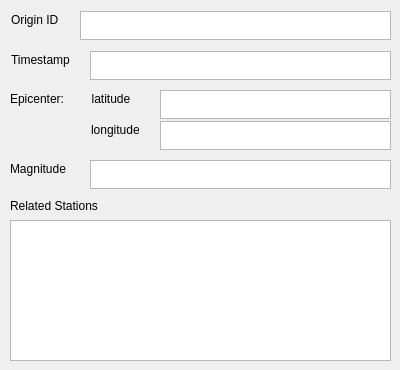
<?xml version="1.0" encoding="UTF-8"?>
<ui version="4.0">
 <class>OriginDataWidget</class>
 <widget class="QWidget" name="OriginDataWidget">
  <property name="geometry">
   <rect>
    <x>0</x>
    <y>0</y>
    <width>400</width>
    <height>370</height>
   </rect>
  </property>
  <property name="windowTitle">
   <string>origindatawidget</string>
  </property>
  <widget class="QLabel" name="timestamp">
   <property name="geometry">
    <rect>
     <x>11</x>
     <y>51</y>
     <width>76</width>
     <height>17</height>
    </rect>
   </property>
   <property name="text">
    <string>Timestamp</string>
   </property>
  </widget>
  <widget class="QTextEdit" name="textEdit_timestamp">
   <property name="geometry">
    <rect>
     <x>90</x>
     <y>51</y>
     <width>301</width>
     <height>29</height>
    </rect>
   </property>
   <property name="readOnly">
    <bool>true</bool>
   </property>
  </widget>
  <widget class="QLabel" name="latitude">
   <property name="geometry">
    <rect>
     <x>85</x>
     <y>90</y>
     <width>61</width>
     <height>17</height>
    </rect>
   </property>
   <property name="text">
    <string>  latitude</string>
   </property>
  </widget>
  <widget class="QLabel" name="epicenter">
   <property name="geometry">
    <rect>
     <x>10</x>
     <y>90</y>
     <width>69</width>
     <height>17</height>
    </rect>
   </property>
   <property name="text">
    <string>Epicenter:</string>
   </property>
  </widget>
  <widget class="QTextEdit" name="textEdit_latitude">
   <property name="geometry">
    <rect>
     <x>160</x>
     <y>90</y>
     <width>231</width>
     <height>29</height>
    </rect>
   </property>
   <property name="lineWidth">
    <number>1</number>
   </property>
   <property name="readOnly">
    <bool>true</bool>
   </property>
   <property name="html">
    <string>&lt;!DOCTYPE HTML PUBLIC &quot;-//W3C//DTD HTML 4.0//EN&quot; &quot;http://www.w3.org/TR/REC-html40/strict.dtd&quot;&gt;
&lt;html&gt;&lt;head&gt;&lt;meta name=&quot;qrichtext&quot; content=&quot;1&quot; /&gt;&lt;style type=&quot;text/css&quot;&gt;
p, li { white-space: pre-wrap; }
&lt;/style&gt;&lt;/head&gt;&lt;body style=&quot; font-family:'Ubuntu'; font-size:11pt; font-weight:400; font-style:normal;&quot;&gt;
&lt;p style=&quot;-qt-paragraph-type:empty; margin-top:0px; margin-bottom:0px; margin-left:0px; margin-right:0px; -qt-block-indent:0; text-indent:0px;&quot;&gt;&lt;br /&gt;&lt;/p&gt;&lt;/body&gt;&lt;/html&gt;</string>
   </property>
  </widget>
  <widget class="QLabel" name="stations">
   <property name="geometry">
    <rect>
     <x>10</x>
     <y>197</y>
     <width>113</width>
     <height>17</height>
    </rect>
   </property>
   <property name="text">
    <string>Related Stations</string>
   </property>
  </widget>
  <widget class="QTextEdit" name="textEdit_stations">
   <property name="geometry">
    <rect>
     <x>10</x>
     <y>220</y>
     <width>381</width>
     <height>141</height>
    </rect>
   </property>
   <property name="readOnly">
    <bool>true</bool>
   </property>
  </widget>
  <widget class="QTextEdit" name="textEdit_longitude">
   <property name="geometry">
    <rect>
     <x>160</x>
     <y>121</y>
     <width>231</width>
     <height>29</height>
    </rect>
   </property>
   <property name="readOnly">
    <bool>true</bool>
   </property>
  </widget>
  <widget class="QLabel" name="longitude">
   <property name="geometry">
    <rect>
     <x>91</x>
     <y>121</y>
     <width>66</width>
     <height>17</height>
    </rect>
   </property>
   <property name="text">
    <string>longitude</string>
   </property>
  </widget>
  <widget class="QLabel" name="originid">
   <property name="geometry">
    <rect>
     <x>11</x>
     <y>11</y>
     <width>61</width>
     <height>17</height>
    </rect>
   </property>
   <property name="text">
    <string>Origin ID</string>
   </property>
  </widget>
  <widget class="QTextEdit" name="textEdit_originid">
   <property name="geometry">
    <rect>
     <x>80</x>
     <y>11</y>
     <width>311</width>
     <height>29</height>
    </rect>
   </property>
   <property name="readOnly">
    <bool>true</bool>
   </property>
  </widget>
  <widget class="QTextEdit" name="textEdit_magnitude">
   <property name="geometry">
    <rect>
     <x>90</x>
     <y>160</y>
     <width>301</width>
     <height>29</height>
    </rect>
   </property>
   <property name="readOnly">
    <bool>true</bool>
   </property>
  </widget>
  <widget class="QLabel" name="magnitude">
   <property name="geometry">
    <rect>
     <x>10</x>
     <y>160</y>
     <width>74</width>
     <height>17</height>
    </rect>
   </property>
   <property name="text">
    <string>Magnitude</string>
   </property>
  </widget>
 </widget>
 <layoutdefault spacing="6" margin="11"/>
 <resources/>
 <connections/>
</ui>
